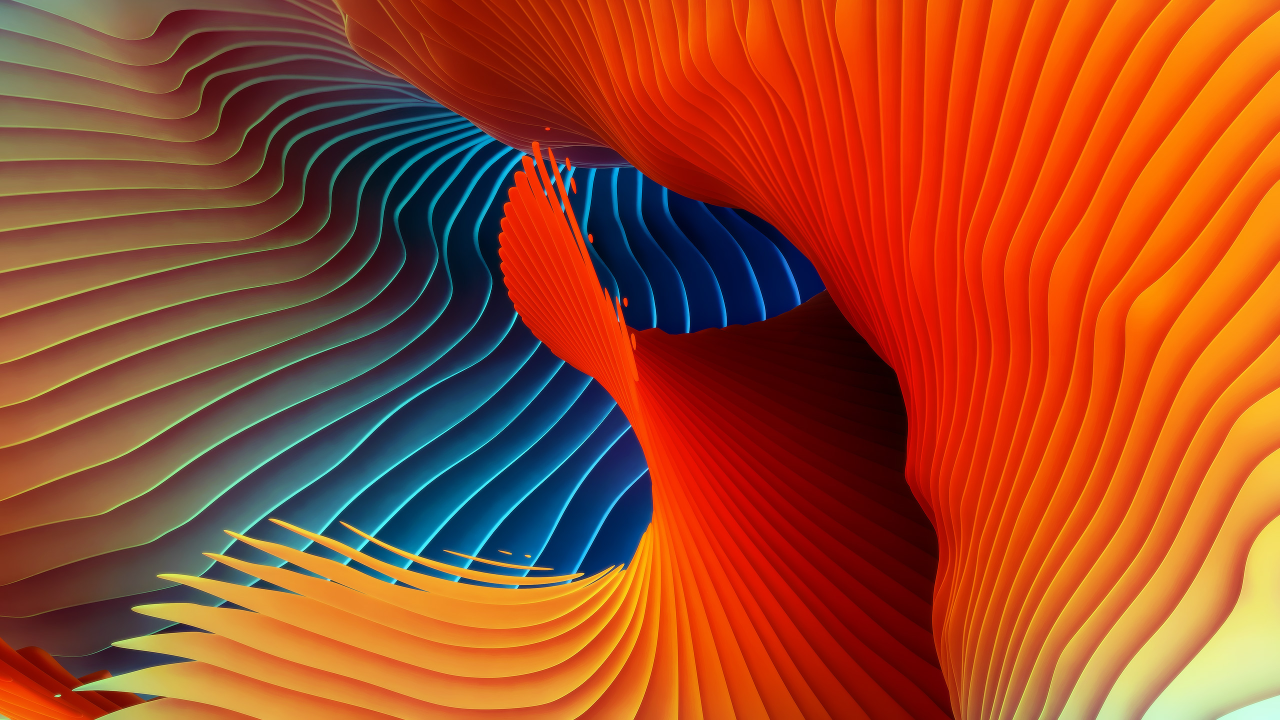
#> input picture 20171126/mac01.jpg, 2560 x 1440 px (shown at 1/2 size)
$ python ascii.py ../20171126/mac01.jpg
#> lines starting #> are read from the running program, lines starting #| are printed output that depends on the picture
#-*- coding:utf-8 -*-

from PIL import Image
import argparse

#\u547d\u4ee4\u884c\u8f93\u5165\u53c2\u6570\u5904\u7406
parser = argparse.ArgumentParser()

parser.add_argument('file')     #\u8f93\u5165\u6587\u4ef6
parser.add_argument('-o', '--output')   #\u8f93\u51fa\u6587\u4ef6
parser.add_argument('--width', type = int, default = 80) #\u8f93\u51fa\u5b57\u7b26\u753b\u5bbd
parser.add_argument('--height', type = int, default = 80) #\u8f93\u51fa\u5b57\u7b26\u753b\u9ad8

#\u83b7\u53d6\u53c2\u6570
args = parser.parse_args()

IMG = args.file
WIDTH = args.width
HEIGHT = args.height
OUTPUT = args.output

ascii_char = list("$@B%8&WM#*oahkbdpqwmZO0QLCJUYXzcvunxrjft/\|()1{}[]?-_+~<>i!lI;:,\"^`'. ")

# \u5c06256\u7070\u5ea6\u6620\u5c04\u523070\u4e2a\u5b57\u7b26\u4e0a
def get_char(r,g,b,alpha = 256):
    if alpha == 0:
        return ' '
    length = len(ascii_char)
    gray = int(0.2126 * r + 0.7152 * g + 0.0722 * b)

    unit = (256.0 + 1)/length
    return ascii_char[int(gray/unit)]

if __name__ == '__main__':

    im = Image.open(IMG)
#> im is the input picture: PIL image 2560x1440 RGB; mean R, G, B 158.7, 73.3, 39.7
    im = im.resize((WIDTH,HEIGHT), Image.NEAREST)
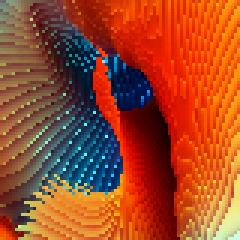
#> im: PIL image 80x80 RGB (shown 3 times larger); mean R, G, B 158.8, 73.3, 39.7

    txt = ""

    for i in range(HEIGHT):
        for j in range(WIDTH):
            txt += get_char(*im.getpixel((j,i)))
        txt += '\n'

    print
    assert isinstance(txt, object)
    txt

    #\u5b57\u7b26\u753b\u8f93\u51fa\u5230\u6587\u4ef6
    if OUTPUT:
        with open(OUTPUT,'w') as f:
            f.write(txt)
    else:
        with open("output.txt",'w') as f:
            f.write(txt)
